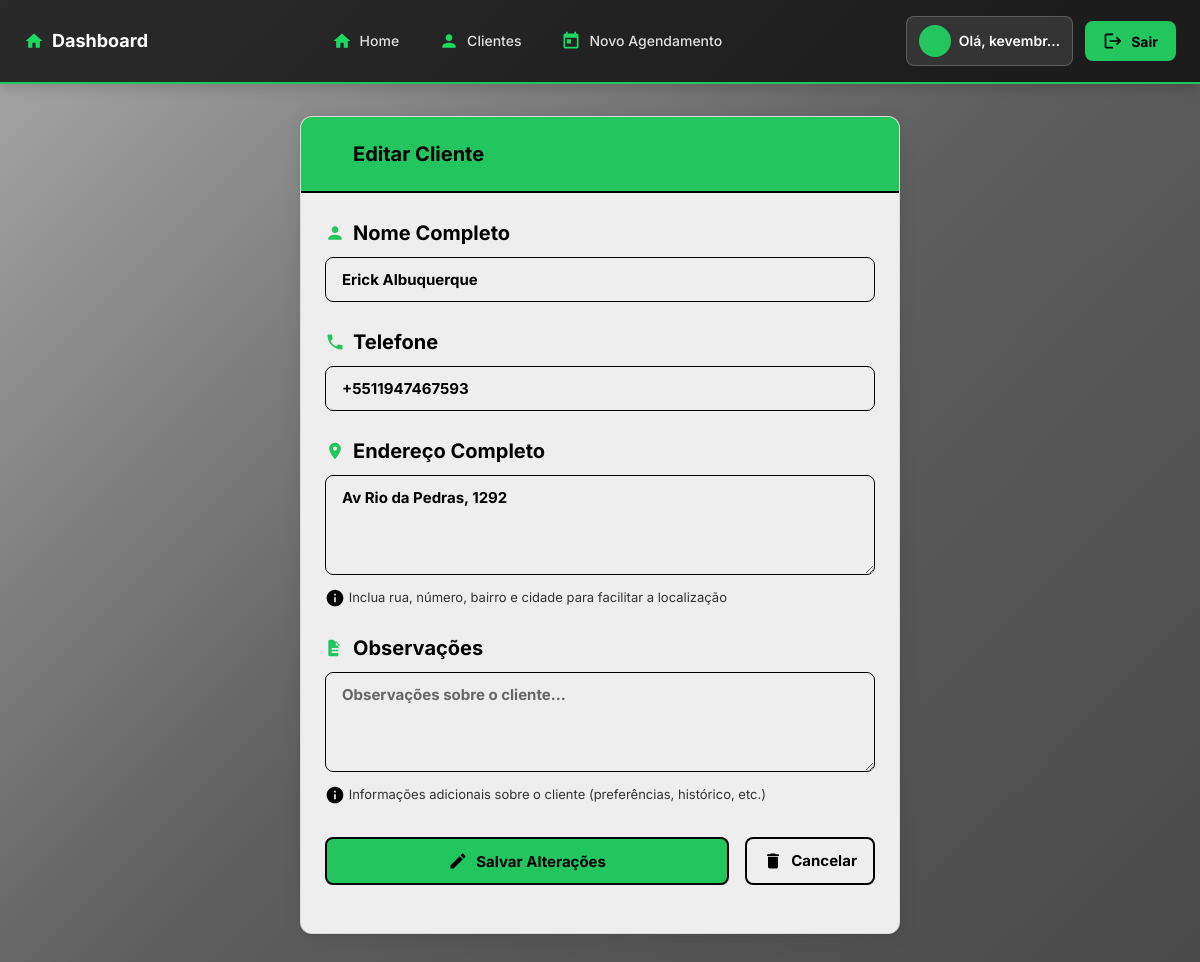
The page /clientes/editar/7/ (signed in) on the database as committed earlier.
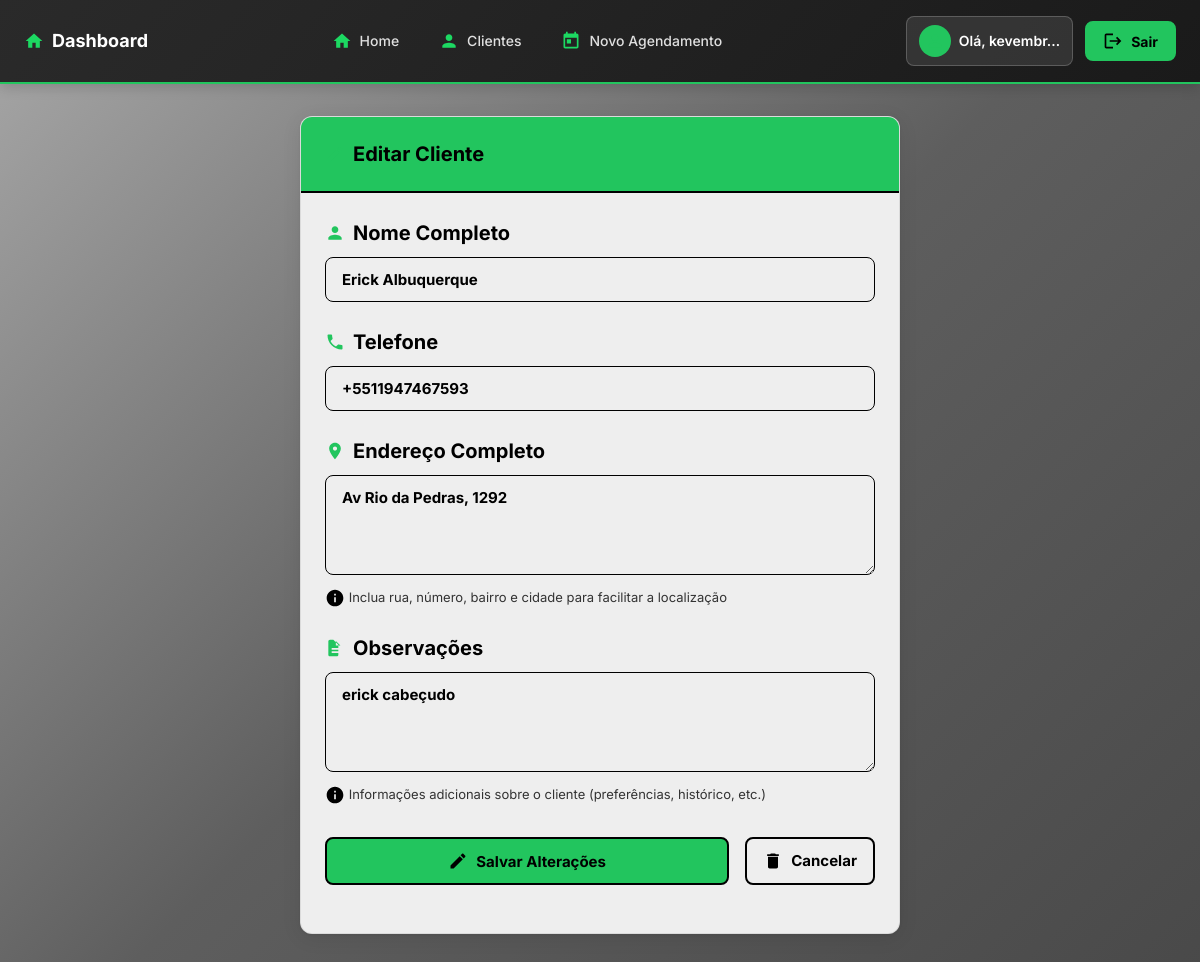
The same page on the database as committed later.
### agendamentos/models.py (models this page shows, shortened)
class Cliente(models.Model):
    nome = models.CharField(max_length=100)
    telefone = models.CharField(max_length=15, unique=True, blank=True, null=True)
    endereco = models.TextField(blank=True, null=True, help_text="Endereço completo do cliente")
    observacoes = models.TextField(blank=True, null=True)

### agendamentos/views.py (the view)
# urls.py: path('clientes/editar/<int:pk>/', views.editar_cliente, name='editar_cliente'),
@login_required
def editar_cliente(request, pk):
    cliente = get_object_or_404(Cliente, pk=pk)
    if request.method == 'POST':
        form = ClienteForm(request.POST, instance=cliente)
        if form.is_valid():
            form.save()
            return redirect('lista_clientes')
    else:
        form = ClienteForm(instance=cliente)
    return render(request, 'agendamentos/cliente_form.html', {'form': form, 'titulo': 'Editar Cliente'})

### agendamentos/forms.py
class ClienteForm(forms.ModelForm):
    class Meta:
        model = Cliente
        fields = ['nome', 'telefone', 'endereco', 'observacoes']
        widgets = {
            'nome': forms.TextInput(attrs={'class': 'form-control', 'placeholder': 'Nome completo'}),
            'telefone': forms.TextInput(attrs={'class': 'form-control', 'placeholder': '+5511999999999'}),
            'endereco': forms.Textarea(attrs={'class': 'form-control', 'rows': 3, 'placeholder': 'Endereço completo (rua, número, bairro, cidade)...'}),
            'observacoes': forms.Textarea(attrs={'class': 'form-control', 'rows': 3, 'placeholder': 'Observações sobre o cliente...'}),
        }

### agendamentos/templates/agendamentos/cliente_form.html (shortened to what this page needs)
{% extends 'agendamentos/base.html' %}
{% block content %}
<div style="display: flex; justify-content: center;">
    <div class="card" style="max-width: 600px; width: 100%;">
        <div class="card-header">
            <h3>{% if 'Novo' in titulo %}<span class="icon icon-user"></span>Novo Cliente{% else %}<span class="icon icon-edit"></span>Editar Cliente{% endif %}</h3>
        </div>
        <div class="card-body">
            <form method="post">
                <div class="form-group">
                    <label for="{{ form.nome.id_for_label }}"><span class="icon icon-user"></span>Nome Completo</label>
                    {{ form.nome }}
                </div>
                <div class="form-group">
                    <label for="{{ form.telefone.id_for_label }}"><span class="icon icon-phone"></span>Telefone</label>
                    {{ form.telefone }}
                </div>
                <div class="form-group">
                    <label for="{{ form.endereco.id_for_label }}"><span class="icon icon-location"></span>Endereço Completo</label>
                    {{ form.endereco }}
                    <small class="form-text text-muted">
                        <span class="icon icon-info"></span> Inclua rua, número, bairro e cidade para facilitar a localização
                    </small>
                </div>
                <div class="form-group">
                    <label for="{{ form.observacoes.id_for_label }}"><span class="icon icon-note"></span>Observações</label>
                    {{ form.observacoes }}
                    <small class="form-text text-muted">
                        <span class="icon icon-info"></span> Informações adicionais sobre o cliente (preferências, histórico, etc.)
                    </small>
                </div>
                <div class="form-group" style="display: flex; gap: 1rem; margin-top: 2rem;">
                    <button type="submit" class="btn btn-success" style="flex: 1;">
                        {% if 'Novo' in titulo %}<span class="icon icon-add"></span>Cadastrar Cliente{% else %}<span class="icon icon-edit"></span>Salvar Alterações{% endif %}
                    </button>
                    <a href="{% url 'lista_clientes' %}" class="btn btn-secondary"><span class="icon icon-delete"></span>Cancelar</a>
                </div>
            </form>
        </div>
    </div>
</div>
{% endblock %}

Rows that differ between the two databases and show on the page:
changed Cliente "Erick Albuquerque": observacoes (not shown) → "erick cabeçudo"
